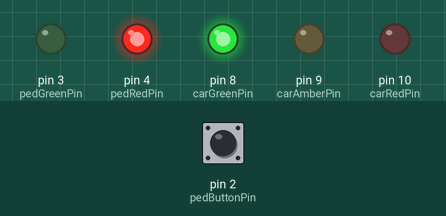
Recording of a sketch running on a simulated Arduino Uno, built with avr-gcc and run on an emulated ATmega328P. Parts: output pins drawn as LEDs (lit = HIGH). The inputs (shaded band) are chosen by the test bench; at power-on: pin 2 (pedButtonPin) LOW.

Above: at 1.2 s.
1.3 s: pin 2 (pedButtonPin) pulled HIGH for 0.15 s
At 7.5 s:
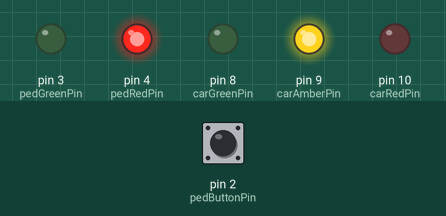
At 10.3 s:
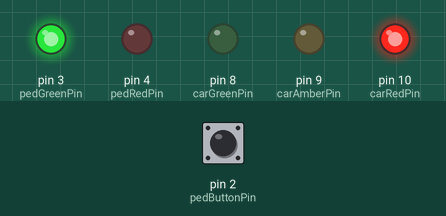
Timing chart, 0 to 21.5 s (numbered marks = the images above; inputs shaded):
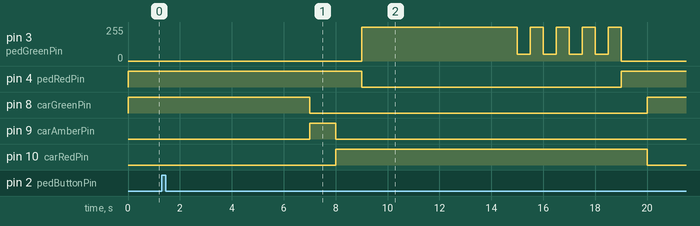

The sketch:

trafficlights.ino
```cpp
int pedButtonPin = 2;
int pedGreenPin = 3;
int pedRedPin = 4;
int carGreenPin = 8;
int carAmberPin = 9;
int carRedPin = 10;
volatile int pedRequest = 0;

const int ON = HIGH;
const int OFF = LOW;
const int STOP = 1;
const int GETREADY = 2;
const int GO = 3;

void press() {
  pedRequest = 1;
}

void setup() {
  pinMode(pedButtonPin, INPUT);
  pinMode(pedGreenPin, OUTPUT);
  pinMode(pedRedPin, OUTPUT);
  pinMode(carGreenPin, OUTPUT);
  pinMode(carAmberPin, OUTPUT);
  pinMode(carRedPin, OUTPUT);
  attachInterrupt(0, press, RISING);
}

void carPhase() {
  setCarState(GO);
  setPedState(STOP);
  pedRequest = 0;
  while (! pedRequest) {
      delay(1000);
  }
  delay(5000);
  setCarState(GETREADY);
  delay(1000);
  setCarState(STOP);
  delay(1000);
}

void pedPhase() {
  setCarState(STOP);
  setPedState(GO);
  delay(6000);
  for (int i = 0; i < 4; i++) {
      setPedState(GETREADY);
      delay(500);
      setPedState(GO);
      delay(500);
  }
  setPedState(STOP);
  delay(1000);
}

void setCarState(int carState) {
  digitalWrite(carGreenPin, carState == GO ? ON : OFF);
  digitalWrite(carAmberPin, carState == GETREADY ? ON : OFF);
  digitalWrite(carRedPin, carState == STOP ? ON : OFF);
}
void setPedState(int pedState) {
  if (pedState == GO) {
      digitalWrite(pedGreenPin, ON);
  }
  else if (pedState == GETREADY) {
      analogWrite(pedGreenPin, 50);
  }
  else {
      digitalWrite(pedGreenPin, OFF);
  }
  digitalWrite(pedRedPin, pedState == STOP ? ON : OFF);
}

void loop() {
  carPhase();
  pedPhase();
}
```

Measured:
- after the input at 1.3 s, pin 3 (pedGreenPin): 0/255 → 255/255 after 7.7 s, then repeats every 1.0 s: 50/255 0.50 s, 255/255 0.50 s, until it stays 0/255 from 19.0 s; pin 4 (pedRedPin): HIGH → LOW after 7.7 s, → HIGH 10.0 s later
